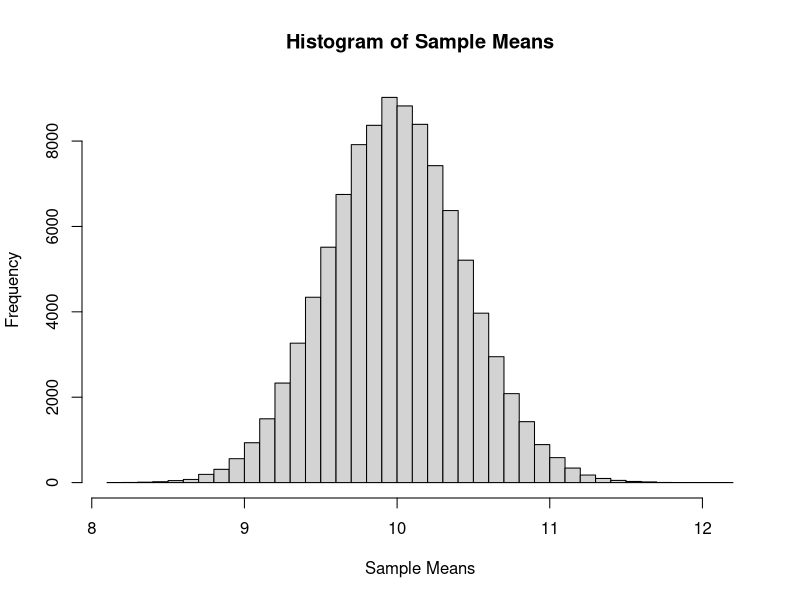

Reproduce this figure in R.
set.seed(1337)
mu=10
sample_size=50
samples=100000
x_bars=rep(0,samples)
for(i in 1:samples){
	x_bars[i]=mean(rpois(sample_size,lambda=mu))
}
x_bar_hist=hist(x_bars,breaks=50,
	main="Histogram of Sample Means",
	xlab="Sample Means"
)